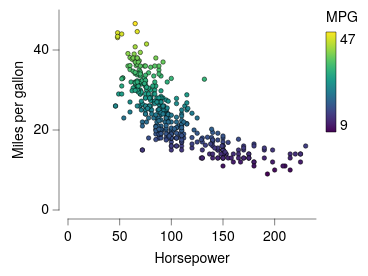

Vega-Lite specification stored for this chart:
### Vega-Lite specification from a JSON file in a GitHub repository (floating-point values rounded to 4 significant figures; data arrays with more than 128 entries replaced by an {"elided": "..."} marker saying what was removed)
{"background": null, "config": {"arc": {"fill": "#DBDBDB", "fillOpacity": 1.0, "innerRadius": 25.0, "padAngle": 0.03, "stroke": "black", "strokeOpacity": 1, "strokeWidth": 0.25}, "area": {"fill": "#DBDBDB", "fillOpacity": 1.0, "stroke": "black", "strokeOpacity": 1, "strokeWidth": 0.25}, "axis": {"domain": true, "domainCap": "round", "domainColor": "black", "domainWidth": 0.25, "grid": false, "gridCap": "round", "gridColor": "#F1F1F1", "gridDash": [0, 0], "gridOpacity": 1.0, "gridWidth": 0.25, "labelColor": "black", "labelFont": "Helvetica Neue, HelveticaNeue, Helvetica, Arial, sans-serif", "labelFontSize": 7, "labelFontStyle": "normal", "labelFontWeight": 400, "offset": 4.5, "ticks": true, "tickCap": "round", "tickColor": "black", "tickRound": false, "tickSize": 3, "tickWidth": 0.25, "titleColor": "black", "titleFont": "Helvetica Neue, HelveticaNeue, Helvetica, Arial, sans-serif", "titleFontSize": 7, "titleFontStyle": "normal", "titleFontWeight": 400}, "axisX": {"domain": true, "labelAlign": "center", "labelAngle": 0, "labels": true, "ticks": true, "translate": 0}, "axisY": {"domain": true, "labelAlign": "right", "labelAngle": 0, "labels": true, "ticks": true, "translate": 0}, "axisRight": {"domain": true, "labelAlign": "left", "labelAngle": 0, "labels": true, "ticks": true, "translate": 0}, "axisTop": {"domain": true, "labelAlign": "center", "labelAngle": 0, "labels": true, "ticks": true, "translate": 0}, "axisBand": {"tickOffset": 0}, "bar": {"fill": "#DBDBDB", "fillOpacity": 1.0, "stroke": "black", "strokeOpacity": 1, "strokeWidth": 0.25}, "boxplot": {"size": 9.0, "ticks": {"cornerRadius": 0.25, "fill": "black", "opacity": 1, "size": 4.5, "thickness": 0.25}, "box": {"fillOpacity": 1.0, "stroke": "black", "strokeOpacity": 1, "strokeWidth": 0.25}, "median": {"cornerRadius": 0, "fill": "black", "fillOpacity": 1.0, "opacity": 1, "size": 9.0, "thickness": 0.25}, "rule": {"fill": "black", "fillOpacity": 1.0, "size": 10.0, "stroke": "black", "strokeDash": [0, 0], "strokeOpacity": 1, "strokeWidth": 0.25}, "outliers": {"color": "black", "fill": "black", "fillOpacity": 1.0, "size": 0, "stroke": "black", "strokeOpacity": 1, "strokeWidth": 0.25}}, "circle": {"fill": "black", "fillOpacity": 1.0, "size": 1.25, "stroke": null, "strokeOpacity": 1, "strokeWidth": 0.25}, "errorband": {"band": {"fillOpacity": 0.6, "stroke": null, "strokeWidth": 0.25, "strokeOpacity": 1}, "borders": {"opacity": 0, "strokeOpacity": 0.25, "strokeWidth": 1}}, "errorbar": {"opacity": 1, "rule": {"strokeDash": [0, 0], "strokeWidth": 0.25}, "ticks": {"color": "black", "cornerRadius": 0.125, "opacity": 1, "size": 6.0, "thickness": 0.25}, "thickness": 0.25}, "font": "Helvetica Neue, HelveticaNeue, Helvetica, Arial, sans-serif", "geoshape": {"fill": "#DBDBDB", "fillOpacity": 1.0, "stroke": "black", "strokeOpacity": 1, "strokeWidth": 0.25}, "header": {"labelColor": "black", "labelFont": "Helvetica Neue, HelveticaNeue, Helvetica, Arial, sans-serif", "labelFontSize": 7, "labelFontStyle": "normal", "labelFontWeight": 400, "titleColor": "black", "titleFont": "Helvetica Neue, HelveticaNeue, Helvetica, Arial, sans-serif", "titleFontSize": 7, "titleFontStyle": "normal", "titleFontWeight": 400, "titlePadding": 0}, "legend": {"disable": false, "offset": 4.5, "titlePadding": 4, "labelOffset": 2, "gradientLabelOffset": 2, "gradientLength": 50.0, "gradientThickness": 5.0, "gradientOpacity": 1.0, "gradientStrokeColor": "black", "gradientStrokeWidth": 0.25, "labelColor": "black", "labelFont": "Helvetica Neue, HelveticaNeue, Helvetica, Arial, sans-serif", "labelFontSize": 7, "labelFontStyle": "normal", "labelFontWeight": 400, "strokeColor": "black", "strokeWidth": 0, "symbolSize": 42, "symbolStrokeColor": "black", "symbolStrokeWidth": 0.25, "titleColor": "black", "titleFont": "Helvetica Neue, HelveticaNeue, Helvetica, Arial, sans-serif", "titleFontSize": 7, "titleFontStyle": "normal", "titleFontWeight": 400}, "line": {"color": "black", "stroke": "black", "strokeCap": "butt", "strokeDash": [0, 0], "strokeOpacity": 1, "strokeWidth": 0.5}, "point": {"filled": true, "fill": "#DBDBDB", "fillOpacity": 1.0, "size": 5.0, "stroke": "black", "strokeOpacity": 1, "strokeWidth": 0.25}, "range": {"category": ["#B2B2B2", "#4A7CD3", "#008542", "#664CAF", "#509F98", "#636363", "#284F93", "#005226", "#382864", "#285753"], "diverging": {"scheme": ["#443E60", "#5F597E", "#7C759B", "#9994B6", "#B7B4CC", "#D6D5DC", "#F6F6F6", "#D1DAD9", "#A4C2BF", "#7AA9A4", "#578E89", "#37736E", "#1B5954"]}, "heatmap": {"scheme": ["#440154", "#472270", "#433E82", "#38598C", "#2C728E", "#238A8D", "#24A086", "#39B578", "#5DC862", "#96D646", "#CAE02D", "#FDE724"]}, "ordinal": {"scheme": ["#F1F1F1", "#DBDBDB", "#C6C6C6", "#B2B2B2", "#9D9D9D", "#898989", "#767676", "#636363", "#515151", "#404040", "#2F2F2F", "#1F1F1F"]}, "ramp": {"scheme": ["#440154", "#472270", "#433E82", "#38598C", "#2C728E", "#238A8D", "#24A086", "#39B578", "#5DC862", "#96D646", "#CAE02D", "#FDE724"]}}, "rule": {"color": "black", "stroke": "black", "strokeCap": "round", "strokeDash": [2, 2], "strokeOpacity": 1, "strokeWidth": 0.25}, "scale": {"barBandPaddingInner": 0.1, "rectBandPaddingInner": 0, "tickBandPaddingInner": 0.1, "bandPaddingOuter": 0.1, "bandWithNestedOffsetPaddingInner": 0.2, "bandWithNestedOffsetPaddingOuter": 0.2, "offsetBandPaddingInner": 0, "offsetBandPaddingOuter": 0, "round": false}, "rect": {"fill": "#DBDBDB", "fillOpacity": 1.0, "stroke": "black", "strokeOpacity": 1, "strokeWidth": 0.25}, "square": {"fill": "#DBDBDB", "fillOpacity": 1.0, "size": 10.0, "stroke": "black", "strokeOpacity": 1, "strokeWidth": 0.25}, "text": {"color": "black", "font": "Helvetica Neue, HelveticaNeue, Helvetica, Arial, sans-serif", "fontSize": 7, "fontStyle": "normal", "fontWeight": 400}, "tick": {"color": "black", "cornerRadius": 0.125, "opacity": 1.0, "size": 9.0, "thickness": 0.25}, "title": {"anchor": "middle", "frame": "group", "color": "black", "font": "Helvetica Neue, HelveticaNeue, Helvetica, Arial, sans-serif", "fontSize": 7, "fontStyle": "normal", "fontWeight": 400, "subtitleColor": "black", "subtitleFont": "Helvetica Neue, HelveticaNeue, Helvetica, Arial, sans-serif", "subtitleFontSize": "Helvetica Neue, HelveticaNeue, Helvetica, Arial, sans-serif", "subtitleFontStyle": "normal", "subtitleFontWeight": 400}, "trail": {"color": "black", "opacity": 1, "size": 0.5}, "view": {"continuousWidth": 124, "continuousHeight": 100, "discreteWidth": 124, "discreteHeight": 100, "fill": null, "stroke": null, "strokeWidth": 0.25}}, "data": {"name": "data-7285c4e2e195e5a75737a34913199f5f"}, "mark": {"type": "point"}, "encoding": {"color": {"field": "Miles_per_Gallon", "title": "MPG", "type": "quantitative"}, "x": {"field": "Horsepower", "title": "Horsepower", "type": "quantitative"}, "y": {"field": "Miles_per_Gallon", "title": "Miles per gallon", "type": "quantitative"}}, "$schema": "https://vega.github.io/schema/vega-lite/v6.4.1.json", "datasets": {"data-7285c4e2e195e5a75737a34913199f5f": {"elided": "392 records"}}}
